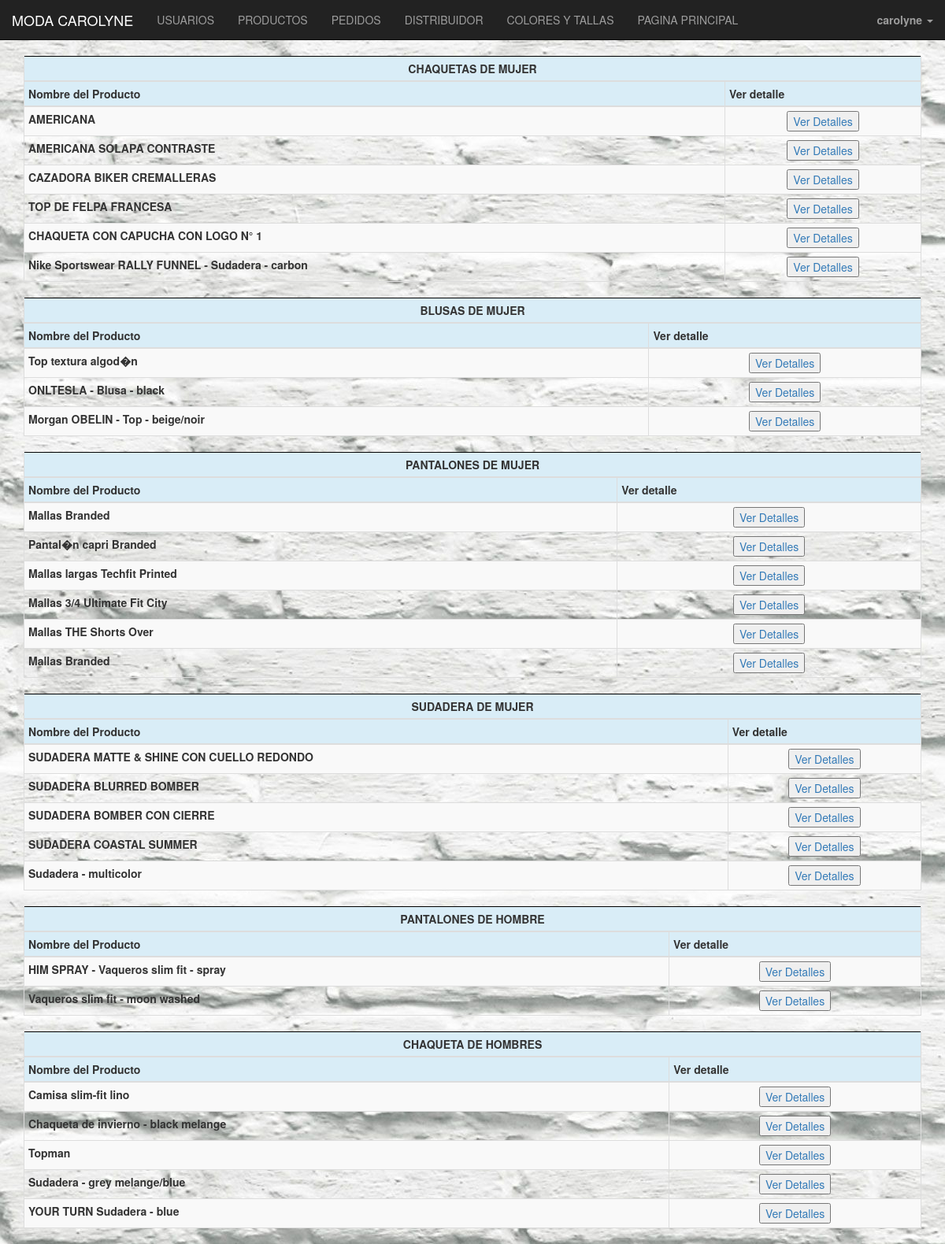
Page /administrador/cyt.php (signed in) on the committed database.
### tables this page shows
CREATE TABLE IF NOT EXISTS `producto` (
  `codproducto` int(6) NOT NULL AUTO_INCREMENT,
  `coddistribuidor` int(6) NOT NULL,
  `nombre` varchar(50) NOT NULL,
  `descripcion` varchar(3000) NOT NULL,
  `stock` int(6) NOT NULL,
  `foto` varchar(200) NOT NULL,
  `categoria` varchar(30) NOT NULL,
  `precio` double(4,2) NOT NULL,
  `sexo` varchar(10) NOT NULL,
  PRIMARY KEY (`codproducto`),
  KEY `fk_producto_1_idx` (`coddistribuidor`)
);

### administrador/cyt.php (the view, shortened to what this page needs)
<?php
  include_once("../plantilla/db_configuration.php");
?>
<!DOCTYPE html>
<html lang="">
  <head>
      <link rel="stylesheet" href="../css/administrador.css">
    <link rel="stylesheet" href="http://maxcdn.bootstrapcdn.com/bootstrap/3.3.5/css/bootstrap.min.css">
    </head>
    <body>
      <?php
          include "../plantilla/cabeceradmin.php"
      ?>
      <?php
            $connection = new mysqli($db_host, $db_user, $db_password, $db_name);
        $connection->set_charset("utf8");
        if ($result = $connection->query("SELECT * FROM producto where categoria='chaquetas' and sexo ='mujer' ")) {
          ?>
    <div class="container">
              <table style="border:1px solid black" class="table table-striped table-bordered table-hover table-condensed">
              <thead>
                <tr >
                  <th class="info"  colspan="2">
                  <center>
                    <b> CHAQUETAS DE MUJER</b>
                  </center>
                  </th>
                </tr>
                <tr class="info" >
                  <th>Nombre del Producto</th>
                  <th>Ver detalle</th>
                </tr>
              </thead>
          <?php
              while($obj = $result->fetch_object()) {
                  echo "<tr>";
                  echo "<td><b>".$obj->nombre."</b></td>";
                  echo "<td><center><a href='detallecolor.php?deta=$obj->codproducto'>
                  <button type='button' class='info'>Ver Detalles</button></a></center></td>";
                  echo "</tr>";
              }
          }
if ($result = $connection->query("SELECT * FROM producto where categoria='blusas' and sexo ='mujer' ")) {
  ?>
<div class="container">
      <table style="border:1px solid black" class="table table-striped table-bordered table-hover table-condensed">
      <thead>
        <tr >
          <th class="info"  colspan="2">
          <center>
            <b> BLUSAS DE MUJER</b>
          </center>
          </th>
        </tr>
        <tr class="info" >
          <th>Nombre del Producto</th>
          <th>Ver detalle</th>
        </tr>
      </thead>
  <?php
      while($obj = $result->fetch_object()) {
          echo "<tr>";
          echo "<td><b>".$obj->nombre."</b></td>";
          echo "<td><center><a href='detallecolor.php?deta=$obj->codproducto'>
          <button type='button' class='info'>Ver Detalles</button></a></center></td>";
          echo "</tr>";
      }
    }
if ($result = $connection->query("SELECT * FROM producto where categoria='pantalones' and sexo ='mujer' ")) {
  ?>
<div class="container">
      <table style="border:1px solid black" class="table table-striped table-bordered table-hover table-condensed">
      <thead>
        <tr >
          <th class="info"  colspan="2">
          <center>
            <b>PANTALONES DE MUJER</b>
          </center>
          </th>
        </tr>
        <tr class="info" >
          <th>Nombre del Producto</th>
          <th>Ver detalle</th>
        </tr>
      </thead>
  <?php
      while($obj = $result->fetch_object()) {
          echo "<tr>";
          echo "<td><b>".$obj->nombre."</b></td>";
          echo "<td><center><a href='detallecolor.php?deta=$obj->codproducto'>
          <button type='button' class='info'>Ver Detalles</button></a></center></td>";
          echo "</tr>";
      }
  }
  if ($result = $connection->query("SELECT * FROM producto where categoria='sudaderas' and sexo ='mujer' ")) {
    ?>
  <div class="container">
        <table style="border:1px solid black" class="table table-striped table-bordered table-hover table-condensed">
        <thead>
          <tr >
            <th class="info"  colspan="2">
            <center>
              <b>SUDADERA DE MUJER</b>
            </center>
            </th>
          </tr>
          <tr class="info" >
            <th>Nombre del Producto</th>
            <th>Ver detalle</th>
          </tr>
        </thead>
    <?php
        while($obj = $result->fetch_object()) {
            echo "<tr>";
            echo "<td><b>".$obj->nombre."</b></td>";
            echo "<td><center><a href='detallecolor.php?deta=$obj->codproducto'>
            <button type='button' class='info'>Ver Detalles</button></a></center></td>";
            echo "</tr>";
        }
    }
    if ($result = $connection->query("SELECT * FROM producto where categoria='pantalones' and sexo ='hombre' ")) {
      ?>
    <div class="container">
          <table style="border:1px solid black" class="table table-striped table-bordered table-hover table-condensed">
          <thead>
            <tr >
              <th class="info"  colspan="2">
              <center>
                <b>PANTALONES DE HOMBRE</b>
              </center>
              </th>
            </tr>
            <tr class="info" >
              <th>Nombre del Producto</th>
              <th>Ver detalle</th>
            </tr>
          </thead>
      <?php
          while($obj = $result->fetch_object()) {
              echo "<tr>";
              echo "<td><b>".$obj->nombre."</b></td>";
              echo "<td><center><a href='detallecolor.php?deta=$obj->codproducto'>
              <button type='button' class='info'>Ver Detalles</button></a></center></td>";
              echo "</tr>";
          }
      }
      if ($result = $connection->query("SELECT * FROM producto where categoria='chaquetas' and sexo ='hombre' ")) {
        ?>
      <div class="container">
            <table style="border:1px solid black" class="table table-striped table-bordered table-hover table-condensed">
            <thead>
              <tr >
                <th class="info"  colspan="2">
                <center>
                  <b>CHAQUETA DE HOMBRES</b>
                </center>
                </th>
              </tr>
              <tr class="info" >
                <th>Nombre del Producto</th>
                <th>Ver detalle</th>
              </tr>
            </thead>
        <?php
            while($obj = $result->fetch_object()) {
                echo "<tr>";
                echo "<td><b>".$obj->nombre."</b></td>";
                echo "<td><center><a href='detallecolor.php?deta=$obj->codproducto'>
                <button type='button' class='info'>Ver Detalles</button></a></center></td>";
                echo "</tr>";
            }
        }
        ?>
        </div>
      </body>
      </html>

### css1/administrador.css (style rules this page uses)
body { background-image: url("../imagenes/fondo.jpg") }

### rows in the picture
producto: nombre "AMERICANA"
producto: nombre "AMERICANA SOLAPA CONTRASTE"
producto: nombre "CAZADORA BIKER CREMALLERAS"
producto: nombre "TOP DE FELPA FRANCESA"
producto: nombre "CHAQUETA CON CAPUCHA CON LOGO N° 1"
producto: nombre "Nike Sportswear RALLY FUNNEL - Sudadera - carbon"
producto: nombre "Top textura algod�n"
producto: nombre "ONLTESLA - Blusa - black"
producto: nombre "Morgan OBELIN - Top - beige/noir"
producto: nombre "Mallas Branded"
producto: nombre "Pantal�n capri Branded"
producto: nombre "Mallas largas Techfit Printed"
producto: nombre "Mallas 3/4 Ultimate Fit City"
producto: nombre "Mallas THE Shorts Over"
producto: nombre "Mallas Branded"
producto: nombre "SUDADERA MATTE & SHINE CON CUELLO REDONDO"
producto: nombre "SUDADERA BLURRED BOMBER"
producto: nombre "SUDADERA BOMBER CON CIERRE"
producto: nombre "SUDADERA COASTAL SUMMER"
producto: nombre "Sudadera - multicolor"
producto: nombre "HIM SPRAY - Vaqueros slim fit - spray"
producto: nombre "Vaqueros slim fit - moon washed"
producto: nombre "Camisa slim-fit lino"
producto: nombre "Chaqueta de invierno - black melange"
producto: nombre "Topman"
producto: nombre "Sudadera - grey melange/blue"
producto: nombre "YOUR TURN Sudadera - blue"

### other values in the picture
$_SESSION['nombre'] "carolyne"
